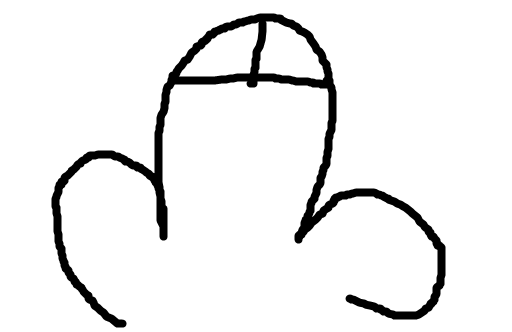
//> input picture Project1/input_image.png, 512 x 332 px
$ ./Source1   (built with g++ and OpenCV 4)
//> lines starting //> are read from the running program, lines starting //| are printed output that depends on the picture
//> further down, inputImage is the input picture: 332 rows x 512 cols, CV_8UC1; min 0, max 255, mean 238.1
#include <iostream>
#include <opencv2/opencv.hpp>
#include <time.h>

// Funkcja do zakodowania obrazu metod¹ podzia³u piksela na 4 podpiksele
void encodeImage(const cv::Mat& inputImage, cv::Mat& outputImage1, cv::Mat& outputImage2) {
    int rows = inputImage.rows;
//> rows = 332
    int cols = inputImage.cols;
//> cols = 512

    // Tworzymy nowy obraz, który bêdzie mia³ 4 razy wiêcej pikseli (2x w ka¿d¹ stronê)
    outputImage1 = cv::Mat(rows * 2, cols * 2, CV_8UC1, cv::Scalar(255));
    outputImage2 = cv::Mat(rows * 2, cols * 2, CV_8UC1, cv::Scalar(255));

    srand(time(NULL));

    for (int i = 0; i < rows; ++i) {
        for (int j = 0; j < cols; ++j) {
            // Podziel piksel na 4 podpiksele
            int baseRow = i * 2;
            int baseCol = j * 2;


            float random = ((double)rand() / (RAND_MAX));
            printf("%f\n", random);

            if (inputImage.at<uchar>(i, j) == 0) {
                // Jeœli piksel jest czarny
                if (random < 0.333) {
                    outputImage1.at<uchar>(baseRow, baseCol) = 0;
                    outputImage1.at<uchar>(baseRow, baseCol + 1) = 0;
                    outputImage1.at<uchar>(baseRow + 1, baseCol) = 255;
                    outputImage1.at<uchar>(baseRow + 1, baseCol + 1) = 255;

                    outputImage2.at<uchar>(baseRow, baseCol) = 255;
                    outputImage2.at<uchar>(baseRow, baseCol + 1) = 255;
                    outputImage2.at<uchar>(baseRow + 1, baseCol) = 0;
                    outputImage2.at<uchar>(baseRow + 1, baseCol + 1) = 0;
                }
                else if (random < 0.666) {
                    outputImage1.at<uchar>(baseRow, baseCol) = 0;
                    outputImage1.at<uchar>(baseRow, baseCol + 1) = 255;
                    outputImage1.at<uchar>(baseRow + 1, baseCol) = 0;
                    outputImage1.at<uchar>(baseRow + 1, baseCol + 1) = 255;

                    outputImage2.at<uchar>(baseRow, baseCol) = 255;
                    outputImage2.at<uchar>(baseRow, baseCol + 1) = 0;
                    outputImage2.at<uchar>(baseRow + 1, baseCol) = 255;
                    outputImage2.at<uchar>(baseRow + 1, baseCol + 1) = 0;
                }
                else {
                    outputImage1.at<uchar>(baseRow, baseCol) = 0;
                    outputImage1.at<uchar>(baseRow, baseCol + 1) = 255;
                    outputImage1.at<uchar>(baseRow + 1, baseCol) = 255;
                    outputImage1.at<uchar>(baseRow + 1, baseCol + 1) = 0;

                    outputImage2.at<uchar>(baseRow, baseCol) = 255;
                    outputImage2.at<uchar>(baseRow, baseCol + 1) = 0;
                    outputImage2.at<uchar>(baseRow + 1, baseCol) = 0;
                    outputImage2.at<uchar>(baseRow + 1, baseCol + 1) = 255;
                }

            }
            else {
                // Jeœli piksel jest bia³y
                if (random < 0.33) {
                    outputImage1.at<uchar>(baseRow, baseCol) = 0;
                    outputImage1.at<uchar>(baseRow, baseCol + 1) = 0;
                    outputImage1.at<uchar>(baseRow + 1, baseCol) = 255;
                    outputImage1.at<uchar>(baseRow + 1, baseCol + 1) = 255;

                    outputImage2.at<uchar>(baseRow, baseCol) = 0;
                    outputImage2.at<uchar>(baseRow, baseCol + 1) = 0;
                    outputImage2.at<uchar>(baseRow + 1, baseCol) = 255;
                    outputImage2.at<uchar>(baseRow + 1, baseCol + 1) = 255;
                }
                else if (random < 0.66) {
                    outputImage1.at<uchar>(baseRow, baseCol) = 0;
                    outputImage1.at<uchar>(baseRow, baseCol + 1) = 255;
                    outputImage1.at<uchar>(baseRow + 1, baseCol) = 0;
                    outputImage1.at<uchar>(baseRow + 1, baseCol + 1) = 255;

                    outputImage2.at<uchar>(baseRow, baseCol) = 0;
                    outputImage2.at<uchar>(baseRow, baseCol + 1) = 255;
                    outputImage2.at<uchar>(baseRow + 1, baseCol) = 0;
                    outputImage2.at<uchar>(baseRow + 1, baseCol + 1) = 255;
                }
                else {
                    outputImage1.at<uchar>(baseRow, baseCol) = 0;
                    outputImage1.at<uchar>(baseRow, baseCol + 1) = 255;
                    outputImage1.at<uchar>(baseRow + 1, baseCol) = 255;
                    outputImage1.at<uchar>(baseRow + 1, baseCol + 1) = 0;

                    outputImage2.at<uchar>(baseRow, baseCol) = 0;
                    outputImage2.at<uchar>(baseRow, baseCol + 1) = 255;
                    outputImage2.at<uchar>(baseRow + 1, baseCol) = 255;
                    outputImage2.at<uchar>(baseRow + 1, baseCol + 1) = 0;
                }

            }

        }
    }
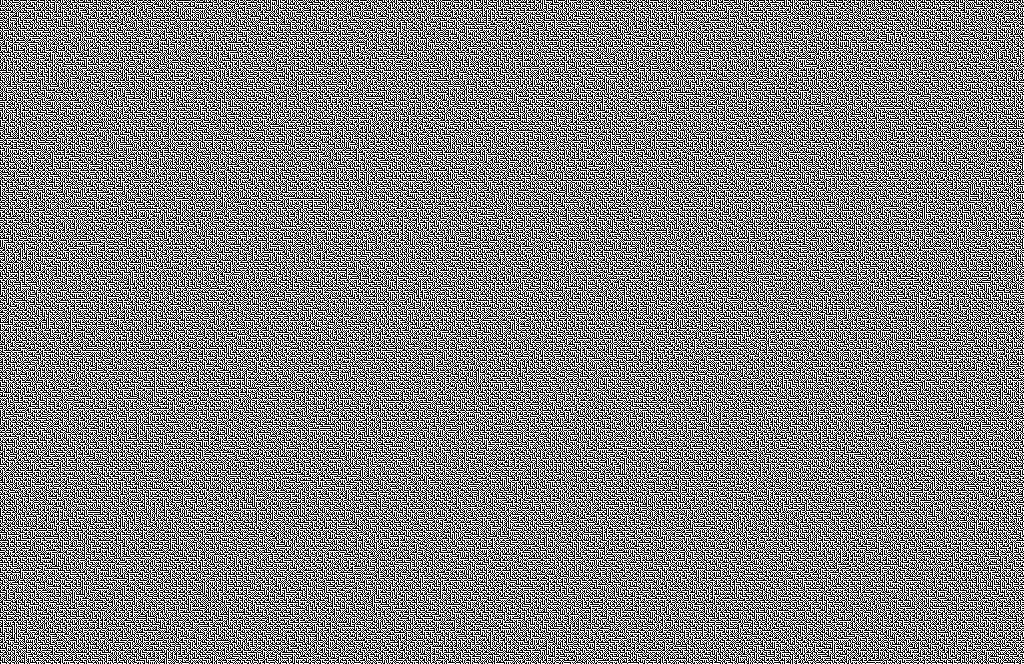
//> outputImage1: 664 rows x 1024 cols, CV_8UC1; 50% white in thin lines or dots
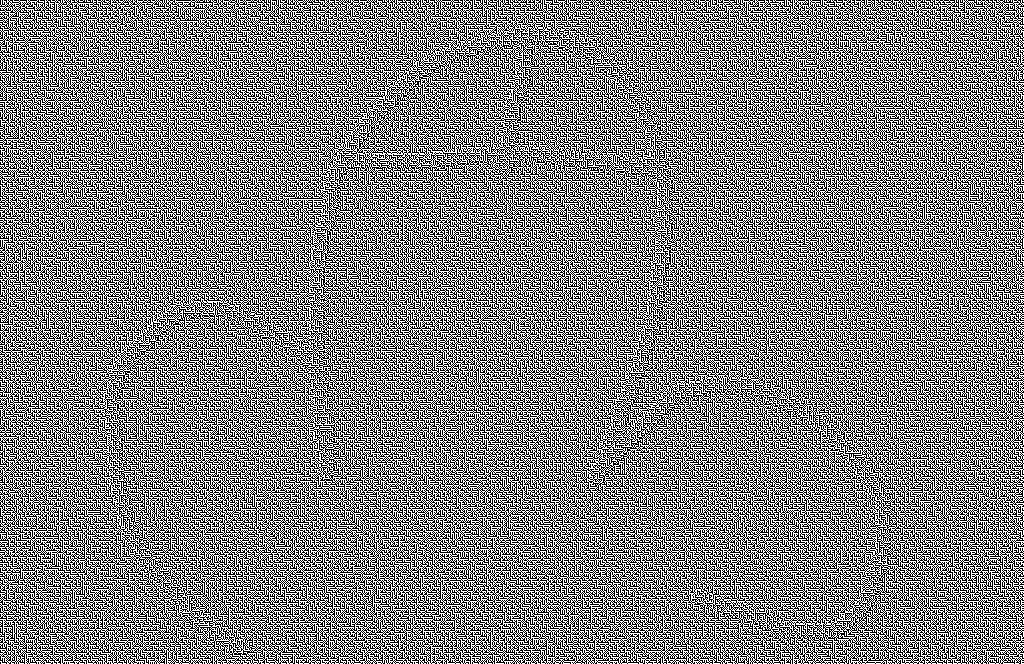
//> outputImage2: 664 rows x 1024 cols, CV_8UC1; 50% white in thin lines or dots
}

void convertToBlackAndWhite(const std::string& inputImagePath, const std::string& outputImagePath, int thresholdValue = 128) {
    // Read the image in grayscale mode


    cv::Mat grayscaleImage = cv::imread(inputImagePath, cv::IMREAD_GRAYSCALE);
    if (grayscaleImage.empty()) {
        std::cerr << "Could not open or find the image!" << std::endl;
        return;
    }

    // Create a binary image using the specified threshold value
    cv::Mat binaryImage;
    cv::threshold(grayscaleImage, binaryImage, thresholdValue, 255, cv::THRESH_BINARY);

    // Save the result
    cv::imwrite(outputImagePath, binaryImage);
}


int main() {

    // Wczytaj czarno-bia³y obraz (zak³adamy, ¿e obraz jest w odcieniach szaroœci)
    cv::Mat inputImage = cv::imread("input_image.png", cv::IMREAD_GRAYSCALE);
    if (inputImage.empty()) {
        std::cerr << "Nie uda³o siê wczytaæ obrazu!" << std::endl;
        return -1;
    }

    cv::Mat outputImage1;
    cv::Mat outputImage2;

    // Zakodowanie obrazu metod¹ podzia³u piksela na 4 podpiksele
    encodeImage(inputImage, outputImage1, outputImage2);

    // Zapisanie zakodowanego obrazu
    cv::imwrite("encoded_image1.png", outputImage1);
    cv::imwrite("encoded_image2.png", outputImage2);

    std::cout << "Obraz zosta³ zakodowany i zapisany jako encoded_image.png" << std::endl;

    return 0;
}
